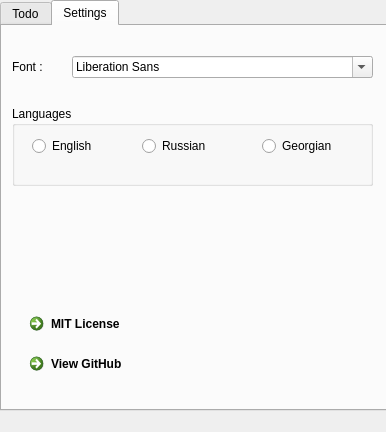
<?xml version="1.0" encoding="UTF-8"?>
<ui version="4.0">
 <class>MainWindow</class>
 <widget class="QMainWindow" name="MainWindow">
  <property name="geometry">
   <rect>
    <x>0</x>
    <y>0</y>
    <width>386</width>
    <height>432</height>
   </rect>
  </property>
  <property name="windowTitle">
   <string>MainWindow</string>
  </property>
  <widget class="QWidget" name="centralwidget">
   <widget class="QTabWidget" name="tabWidget">
    <property name="geometry">
     <rect>
      <x>0</x>
      <y>0</y>
      <width>391</width>
      <height>411</height>
     </rect>
    </property>
    <property name="currentIndex">
     <number>1</number>
    </property>
    <widget class="QWidget" name="tab_3">
     <attribute name="title">
      <string>Todo</string>
     </attribute>
     <widget class="QWidget" name="verticalLayoutWidget">
      <property name="geometry">
       <rect>
        <x>10</x>
        <y>10</y>
        <width>361</width>
        <height>141</height>
       </rect>
      </property>
      <layout class="QVBoxLayout" name="verticalLayout_4">
       <item>
        <widget class="QTextEdit" name="textEdit"/>
       </item>
      </layout>
     </widget>
     <widget class="QLineEdit" name="lineEdit">
      <property name="geometry">
       <rect>
        <x>10</x>
        <y>180</y>
        <width>361</width>
        <height>22</height>
       </rect>
      </property>
     </widget>
     <widget class="QPushButton" name="pushButton">
      <property name="geometry">
       <rect>
        <x>150</x>
        <y>350</y>
        <width>75</width>
        <height>24</height>
       </rect>
      </property>
      <property name="text">
       <string>Add</string>
      </property>
     </widget>
     <widget class="QGroupBox" name="groupBox">
      <property name="geometry">
       <rect>
        <x>0</x>
        <y>280</y>
        <width>381</width>
        <height>51</height>
       </rect>
      </property>
      <property name="title">
       <string>Tools</string>
      </property>
      <widget class="QCheckBox" name="checkBox">
       <property name="geometry">
        <rect>
         <x>40</x>
         <y>20</y>
         <width>91</width>
         <height>20</height>
        </rect>
       </property>
       <property name="text">
        <string>Export</string>
       </property>
      </widget>
      <widget class="QCheckBox" name="checkBox_2">
       <property name="geometry">
        <rect>
         <x>150</x>
         <y>20</y>
         <width>101</width>
         <height>20</height>
        </rect>
       </property>
       <property name="text">
        <string>Import</string>
       </property>
      </widget>
      <widget class="QCheckBox" name="checkBox_3">
       <property name="geometry">
        <rect>
         <x>270</x>
         <y>20</y>
         <width>101</width>
         <height>20</height>
        </rect>
       </property>
       <property name="text">
        <string>Edit</string>
       </property>
      </widget>
     </widget>
     <widget class="QDateTimeEdit" name="dateTimeEdit">
      <property name="geometry">
       <rect>
        <x>10</x>
        <y>230</y>
        <width>361</width>
        <height>31</height>
       </rect>
      </property>
     </widget>
     <widget class="QLabel" name="label">
      <property name="geometry">
       <rect>
        <x>10</x>
        <y>160</y>
        <width>111</width>
        <height>16</height>
       </rect>
      </property>
      <property name="text">
       <string>Text :</string>
      </property>
     </widget>
     <widget class="QPushButton" name="pushButton_2">
      <property name="geometry">
       <rect>
        <x>20</x>
        <y>350</y>
        <width>75</width>
        <height>24</height>
       </rect>
      </property>
      <property name="text">
       <string>Export</string>
      </property>
     </widget>
     <widget class="QPushButton" name="pushButton_3">
      <property name="geometry">
       <rect>
        <x>280</x>
        <y>350</y>
        <width>75</width>
        <height>24</height>
       </rect>
      </property>
      <property name="text">
       <string>Import</string>
      </property>
     </widget>
     <widget class="QLabel" name="label_2">
      <property name="geometry">
       <rect>
        <x>10</x>
        <y>210</y>
        <width>111</width>
        <height>16</height>
       </rect>
      </property>
      <property name="text">
       <string>Time :</string>
      </property>
     </widget>
     <widget class="Line" name="line">
      <property name="geometry">
       <rect>
        <x>0</x>
        <y>145</y>
        <width>381</width>
        <height>31</height>
       </rect>
      </property>
      <property name="orientation">
       <enum>Qt::Horizontal</enum>
      </property>
     </widget>
    </widget>
    <widget class="QWidget" name="tab_4">
     <attribute name="title">
      <string>Settings</string>
     </attribute>
     <widget class="QFontComboBox" name="fontComboBox">
      <property name="geometry">
       <rect>
        <x>70</x>
        <y>30</y>
        <width>301</width>
        <height>22</height>
       </rect>
      </property>
     </widget>
     <widget class="QLabel" name="label_3">
      <property name="geometry">
       <rect>
        <x>10</x>
        <y>30</y>
        <width>49</width>
        <height>21</height>
       </rect>
      </property>
      <property name="text">
       <string>Font :</string>
      </property>
     </widget>
     <widget class="QCommandLinkButton" name="commandLinkButton">
      <property name="geometry">
       <rect>
        <x>20</x>
        <y>320</y>
        <width>351</width>
        <height>41</height>
       </rect>
      </property>
      <property name="text">
       <string>View GitHub</string>
      </property>
     </widget>
     <widget class="QGroupBox" name="groupBox_2">
      <property name="geometry">
       <rect>
        <x>10</x>
        <y>80</y>
        <width>361</width>
        <height>80</height>
       </rect>
      </property>
      <property name="title">
       <string>Languages</string>
      </property>
      <widget class="QRadioButton" name="radioButton">
       <property name="geometry">
        <rect>
         <x>20</x>
         <y>30</y>
         <width>89</width>
         <height>20</height>
        </rect>
       </property>
       <property name="text">
        <string>English</string>
       </property>
      </widget>
      <widget class="QRadioButton" name="radioButton_2">
       <property name="geometry">
        <rect>
         <x>130</x>
         <y>30</y>
         <width>101</width>
         <height>20</height>
        </rect>
       </property>
       <property name="text">
        <string>Russian</string>
       </property>
      </widget>
      <widget class="QRadioButton" name="radioButton_3">
       <property name="geometry">
        <rect>
         <x>250</x>
         <y>30</y>
         <width>89</width>
         <height>20</height>
        </rect>
       </property>
       <property name="text">
        <string>Georgian</string>
       </property>
      </widget>
     </widget>
     <widget class="QCommandLinkButton" name="commandLinkButton_2">
      <property name="geometry">
       <rect>
        <x>20</x>
        <y>280</y>
        <width>351</width>
        <height>41</height>
       </rect>
      </property>
      <property name="text">
       <string>MIT License</string>
      </property>
     </widget>
    </widget>
   </widget>
  </widget>
  <widget class="QMenuBar" name="menubar">
   <property name="geometry">
    <rect>
     <x>0</x>
     <y>0</y>
     <width>386</width>
     <height>22</height>
    </rect>
   </property>
  </widget>
 </widget>
 <resources/>
 <connections/>
</ui>
